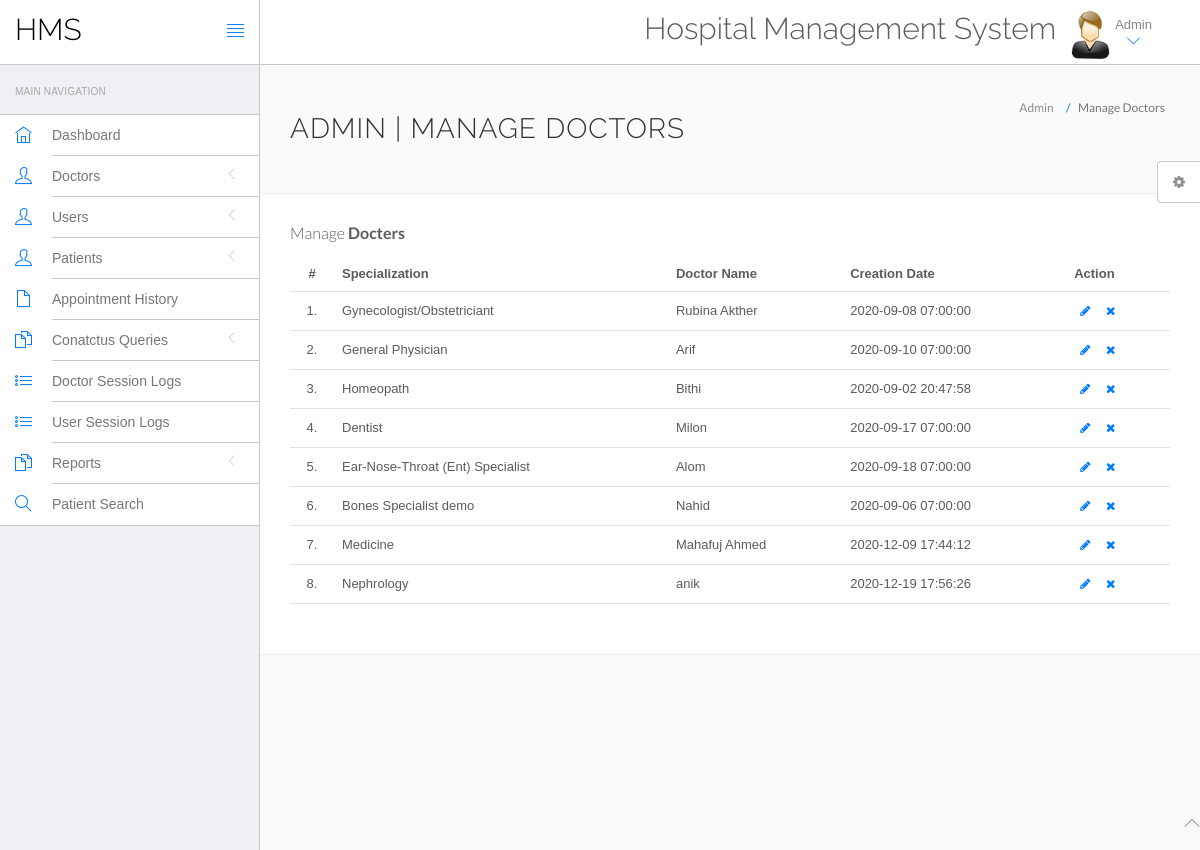
The page /hospital/hms/admin/manage-doctors.php (signed in) on the database its author committed.
### tables this page shows
CREATE TABLE `doctors` (
  `id` int(11) NOT NULL,
  `specilization` varchar(255) DEFAULT NULL,
  `doctorName` varchar(255) DEFAULT NULL,
  `address` longtext DEFAULT NULL,
  `docFees` varchar(255) DEFAULT NULL,
  `contactno` bigint(11) DEFAULT NULL,
  `docEmail` varchar(255) DEFAULT NULL,
  `password` varchar(255) DEFAULT NULL,
  `creationDate` timestamp NULL DEFAULT current_timestamp(),
  `updationDate` timestamp NULL DEFAULT NULL ON UPDATE current_timestamp()
);

### hospital/hms/admin/manage-doctors.php (the view, shortened to what this page needs)
<?php
include('include/config.php');
?>
<!DOCTYPE html>
<html lang="en">
	<head>
		<link rel="stylesheet" href="vendor/bootstrap/css/bootstrap.min.css">
		<link rel="stylesheet" href="vendor/fontawesome/css/font-awesome.min.css">
		<link rel="stylesheet" href="vendor/themify-icons/themify-icons.min.css">
		<link href="vendor/animate.css/animate.min.css" rel="stylesheet" media="screen">
		<link href="vendor/perfect-scrollbar/perfect-scrollbar.min.css" rel="stylesheet" media="screen">
		<link href="vendor/switchery/switchery.min.css" rel="stylesheet" media="screen">
		<link href="vendor/bootstrap-touchspin/jquery.bootstrap-touchspin.min.css" rel="stylesheet" media="screen">
		<link href="vendor/select2/select2.min.css" rel="stylesheet" media="screen">
		<link href="vendor/bootstrap-datepicker/bootstrap-datepicker3.standalone.min.css" rel="stylesheet" media="screen">
		<link href="vendor/bootstrap-timepicker/bootstrap-timepicker.min.css" rel="stylesheet" media="screen">
		<link rel="stylesheet" href="assets/css/styles.css">
		<link rel="stylesheet" href="assets/css/plugins.css">
		<link rel="stylesheet" href="assets/css/themes/theme-1.css" id="skin_color" />
	</head>
	<body>
		<div id="app">
<?php include('include/sidebar.php');?>
			<div class="app-content">
						<?php include('include/header.php');?>
				<div class="main-content" >
					<div class="wrap-content container" id="container">
						<section id="page-title">
							<div class="row">
								<div class="col-sm-8">
									<h1 class="mainTitle">Admin | Manage Doctors</h1>
																	</div>
								<ol class="breadcrumb">
									<li>
										<span>Admin</span>
									</li>
									<li class="active">
										<span>Manage Doctors</span>
									</li>
								</ol>
							</div>
						</section>
						<div class="container-fluid container-fullw bg-white">
									<div class="row">
								<div class="col-md-12">
									<h5 class="over-title margin-bottom-15">Manage <span class="text-bold">Docters</span></h5>
									<table class="table table-hover" id="sample-table-1">
										<thead>
											<tr>
												<th class="center">#</th>
												<th>Specialization</th>
												<th class="hidden-xs">Doctor Name</th>
												<th>Creation Date </th>
												<th>Action</th>
											</tr>
										</thead>
										<tbody>
<?php
$sql=mysqli_query($con,"select * from doctors");
$cnt=1;
while($row=mysqli_fetch_array($sql))
{
?>
											<tr>
												<td class="center"><?php echo $cnt;?>.</td>
												<td class="hidden-xs"><?php echo $row['specilization'];?></td>
												<td><?php echo $row['doctorName'];?></td>
												<td><?php echo $row['creationDate'];?>
												</td>
												<td >
												<div class="visible-md visible-lg hidden-sm hidden-xs">
							<a href="edit-doctor.php?id=<?php echo $row['id'];?>" class="btn btn-transparent btn-xs" tooltip-placement="top" tooltip="Edit"><i class="fa fa-pencil"></i></a>
	<a href="manage-doctors.php?id=<?php echo $row['id']?>&del=delete" onClick="return confirm('Are you sure you want to delete?')"class="btn btn-transparent btn-xs tooltips" tooltip-placement="top" tooltip="Remove"><i class="fa fa-times fa fa-white"></i></a>
												</div>
												</td>
											</tr>
											<?php
$cnt=$cnt+1;
											 }?>
										</tbody>
									</table>
								</div>
							</div>
								</div>
							</div>
						</div>
					</div>
				</div>
	<?php include('include/footer.php');?>
	<?php include('include/setting.php');?>
	</body>
</html>

### hospital/hms/admin/assets/css/themes/theme-1.css (style rules this page uses)
body { background: #FAFAFA; }

### rows shown on the page
doctors: specilization "Gynecologist/Obstetriciant", doctorName "Rubina Akther", creationDate "2020-09-08 07:00:00"
doctors: specilization "General Physician", doctorName "Arif", creationDate "2020-09-10 07:00:00"
doctors: specilization "Homeopath", doctorName "Bithi", creationDate "2020-09-02 20:47:58"
doctors: specilization "Dentist", doctorName "Milon", creationDate "2020-09-17 07:00:00"
doctors: specilization "Ear-Nose-Throat (Ent) Specialist", doctorName "Alom", creationDate "2020-09-18 07:00:00"
doctors: specilization "Bones Specialist demo", doctorName "Nahid", creationDate "2020-09-06 07:00:00"
doctors: specilization "Medicine", doctorName "Mahafuj Ahmed", creationDate "2020-12-09 17:44:12"
doctors: specilization "Nephrology", doctorName "anik", creationDate "2020-12-19 17:56:26"
